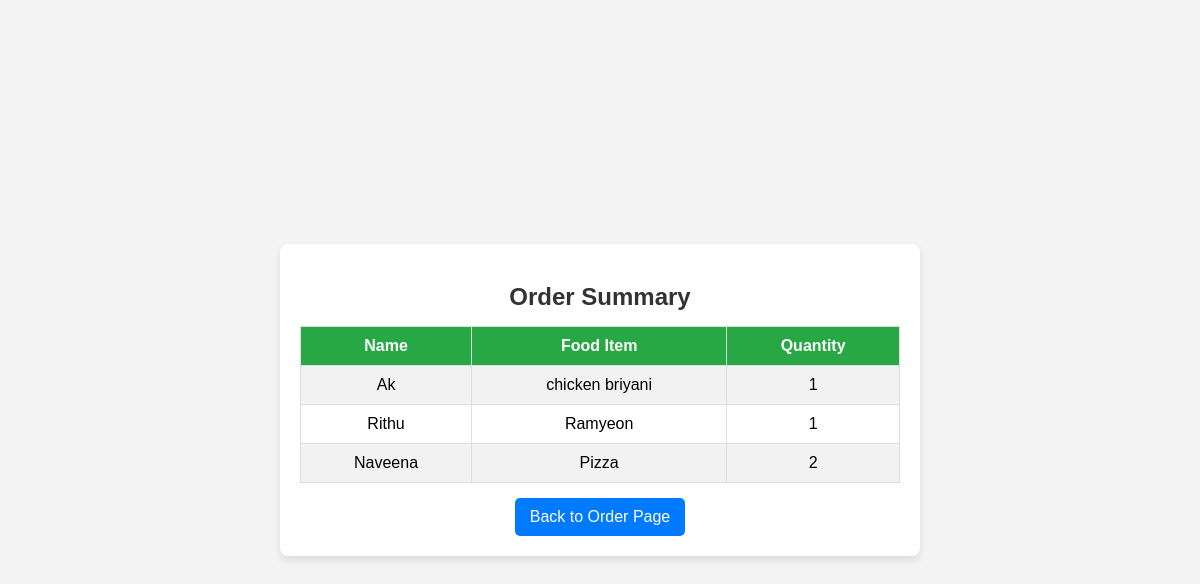
Page /summary/ on the earlier database version.
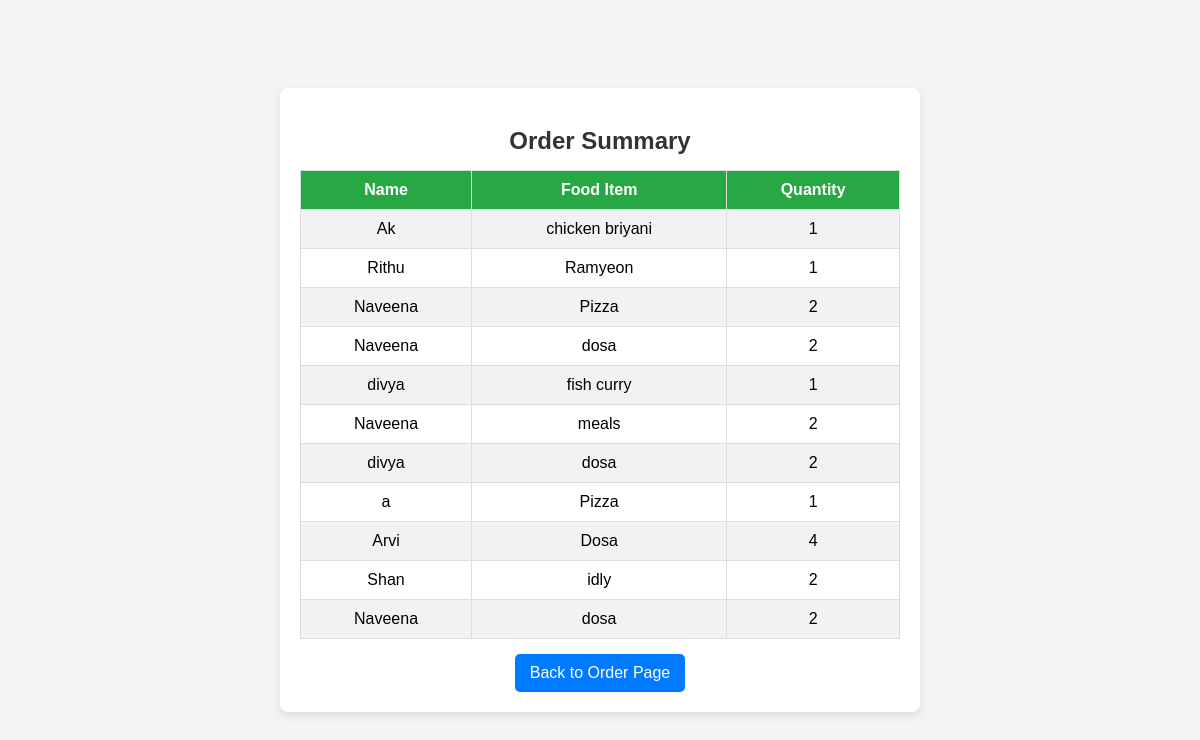
Same page on the later database version.
### foodapp/models.py (models this page shows, shortened)
class FoodOrder(models.Model):
    customer_name = models.CharField(max_length=20)
    food = models.CharField(max_length=100)
    quantity = models.IntegerField()

### foodapp/views.py (the view)
# urls.py: path('summary/', views.order_summary, name='summary'),
def order_summary(request):
    alldatas = FoodOrder.objects.all()
    return render(request, "summary.html", context={'alldatas': alldatas})

### foodapp/templates/summary.html (shortened to what this page needs)
<!DOCTYPE html>
<html lang="en">
<head>
</head>
<body>
    <div class="container">
        <h2>Order Summary</h2>
        <table>
            <tr>
                <th>Name</th>
                <th>Food Item</th>
                <th>Quantity</th>
            </tr>
            {% for data in alldatas %}
            <tr>
                <td>{{ data.customer_name }}</td>
                <td>{{ data.food }}</td>
                <td>{{ data.quantity }}</td>
            </tr>
            {% endfor %}
        </table>
        <a href="{% url 'all_view' %}">Back to Order Page</a>
    </div>
</body>
</html>

### foodapp/templates/summary.html (style rules this page uses)
body { font-family: Arial, sans-serif; background-color: #f4f4f4; display: flex; flex-direction: column; align-items: center; justify-content: center; height: 100vh; margin: 0; }
.container { background: white; padding: 20px; border-radius: 8px; box-shadow: 0 4px 8px rgba(0, 0, 0, 0.1); width: 80%; max-width: 600px; text-align: center; }
h2 { color: #333; margin-bottom: 15px; }
table { width: 100%; border-collapse: collapse; margin-top: 10px; }
th, td { border: 1px solid #ddd; padding: 10px; text-align: center; }
th { background-color: #28a745; color: white; }
tr:nth-child(even) { background-color: #f2f2f2; }
a { display: inline-block; margin-top: 15px; padding: 10px 15px; text-decoration: none; color: white; background-color: #007bff; border-radius: 5px; transition: 0.3s; }

Differences in the rows shown:
added FoodOrder: customer_name "Naveena", food "dosa", quantity "2"
added FoodOrder: customer_name "divya", food "fish curry", quantity "1"
added FoodOrder: customer_name "Naveena", food "meals", quantity "2"
added FoodOrder: customer_name "divya", food "dosa", quantity "2"
added FoodOrder: customer_name "a", food "Pizza", quantity "1"
added FoodOrder: customer_name "Arvi", food "Dosa", quantity "4"
added FoodOrder: customer_name "Shan", food "idly", quantity "2"
added FoodOrder: customer_name "Naveena", food "dosa", quantity "2"
